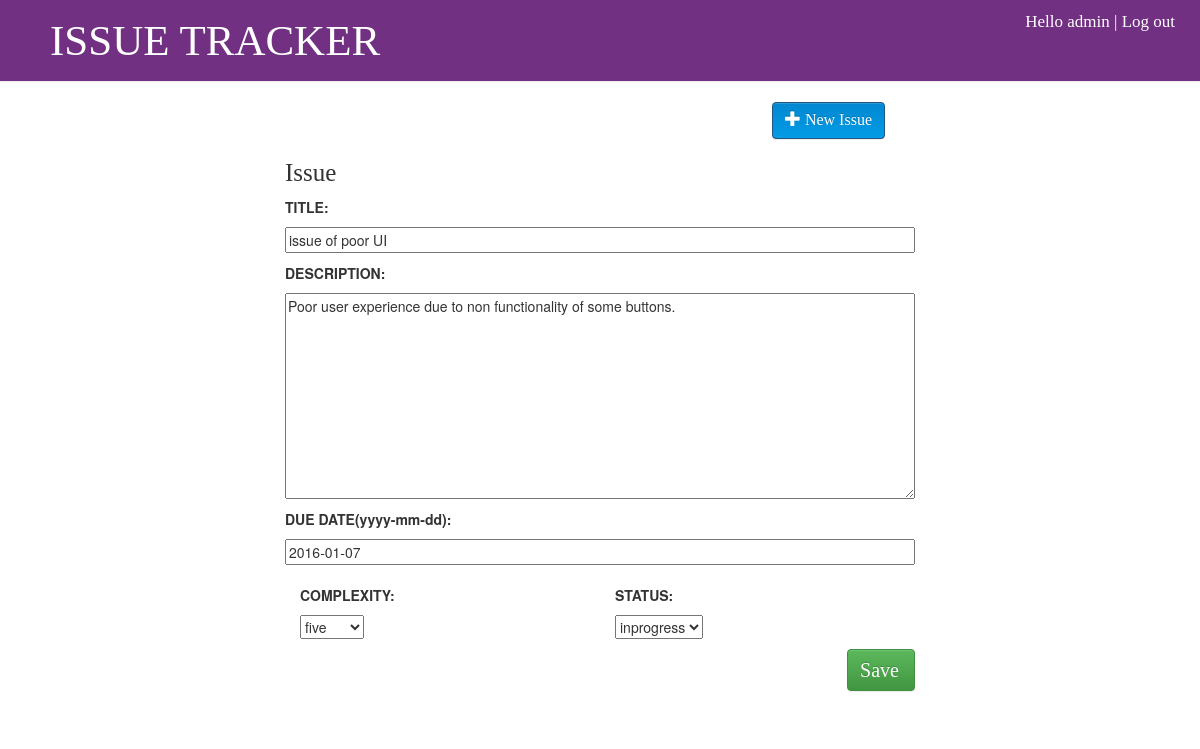
/post/1244/edit/ (signed in), run on the app's committed database.
### blog/models.py (models this page shows, shortened)
class Post(models.Model):
    COMPLEXITY=(('1','one'),('2','two'),('3','three'),('4','four'),('5','five'),('6','six'),('7','seven'),('8','eight'),('9','nine'),('10','ten'))
    STATUS=(('NEW','new'),('INPROGRESS','inprogress'),('RESOLVED','resolved'),('FEEDBACK','feedback'),('CLOSED','closed'))
    id = models.AutoField(primary_key=True)
    title = models.CharField(max_length=200)
    desc = models.TextField()
    dueDate = models.DateField(
            blank=True, null=True)
    createdOn = models.DateField(
            default=date.today())
    complexity=models.CharField(max_length=1,choices=COMPLEXITY)
    status=models.CharField(max_length=20,choices=STATUS)

### blog/views.py (the view)
# urls.py: url(r'^post/(?P<pk>\d+)/edit/$', views.post_edit, name='post_edit'),
@login_required
def post_edit(request, pk):
    post = get_object_or_404(Post, pk=pk)
    if request.method == "POST":
        form = PostForm(request.POST, instance=post)
        if form.is_valid():
            post = form.save(commit=False)
            post.createdOn = date.today()
            post.save()
            return redirect('issue_detail', pk=post.pk)
    else:
        form = PostForm(instance=post)
    return render(request, 'blog/post_edit.html', {'form': form})

### blog/forms.py
class PostForm(forms.ModelForm):
    class Meta:
        model = Post
        fields = ['title','desc','dueDate','complexity','status']

### blog/templates/blog/post_edit.html (shortened to what this page needs)
{% extends 'blog/base.html' %}
{% block content %}
    <div class="row">
      <h1 class="new_post" "form">Issue</h1>
      <form method="POST" class="post-form">{% csrf_token %}
          <p class="form"><p class=fields>TITLE: </p>{{ form.title }} </p>
          <p class="form"><p class=fields>DESCRIPTION: </p>{{ form.desc }} </p>
          <p class="form"><p class=fields>DUE DATE(yyyy-mm-dd): </p>{{ form.dueDate }}</p>
          <div class="col-md-6">
            <p class="form"><p class=fields>COMPLEXITY: </p>{{ form.complexity }}</p>
          </div>
          <div class="col-md-6 ">
            <p class="form"><p class=fields>STATUS: </p>{{ form.status }}</p>
          </div>
          <button type="submit" class="save btn btn-success" class="save">Save</button>
      </form>
    </div>
{% endblock %}

### blog/templates/blog/base.html (shortened to what this page needs)
{% load staticfiles %}
<html>
    <head>
        <link rel="stylesheet" href="//maxcdn.bootstrapcdn.com/bootstrap/3.2.0/css/bootstrap.min.css">
        <link rel="stylesheet" href="//maxcdn.bootstrapcdn.com/bootstrap/3.2.0/css/bootstrap-theme.min.css">
        <link rel="stylesheet" href="{% static 'css/blog.css' %}">
    </head>
    <body>
      <div class="page-header row">
        <div class="col-md-8 col-sm-8">
          <a href="{% url 'blog.views.issue_list' %}">ISSUE TRACKER</a>
        </div>
        <div class="col-md-4 col-sm-4" id="login_info_container">
          {% if user.is_authenticated %}
            <p class="login-info">Hello {{ user.username }} |<a href="{% url 'logout' %}"> Log out</a></p>
          {% else %}
            <a href="{% url 'login' %}" class="top-menu"><span class="glyphicon glyphicon-lock"></span></a>
          {% endif %}
        </div>
      </div>
      <div id="main_container">
        <div class="right">
          {% if user.is_authenticated %}
            <button class="btn btn-primary new-issue" onclick="location.href='{% url 'post_new' %}';">
              <span class="glyphicon glyphicon-plus"></span>
              New Issue
            </button>
          {% endif %}
        </div>
        {% block content %}
        {% endblock %}
      </div>
    </body>
</html>

### blog/static/css/blog.css (style rules this page uses)
.page-header { background-color: #723082; margin-top: 0; font-size: 43px; color: #fff; padding-top: 10px; padding-bottom: 10px; text-align: left; padding-left: 50px; font-family: 'Bitter', serif; }
body { text-align: center; overflow-x: hidden; }
.page-header a { text-decoration: none; color: #fff; }
.save { float: right; }
.post-form textarea, .post-form input { width: 100%; }
#main_container { width: 50%; margin-left: auto; margin-right: auto; text-align: left; }
.new-issue { color: #fff; font-size: 16; margin-right: 15px; font-family: 'Bitter', serif; background-image: linear-gradient(to bottom,#039BE5 0,#0288D1 100%); background-image: linear-gradient(to top,#039BE5 0,#0288D1 100%); background-repeat: repeat-y;; }
#login_info_container { text-align: right; padding-right: 40px; }
.login-info { font-size: 17px; }
.right { text-align: right; }
.save { padding-left:12px; padding-right: 15px; font-size: 20px; margin-bottom: 30px; font-family: 'Bitter', serif; }
.new_post { font-size: 25px; padding: none; font-family: 'Bitter', serif; }
.fields { font-weight: bold; text-align: left; }
.form { font-size: 20px; font-weight: bold; }

### data on the page
Post: title "issue of poor UI", desc "Poor user experience due to non functionality of some buttons.", dueDate "2016-01-07", complexity "five", status "inprogress"

### other printed values
{{ user.username }} "admin"
